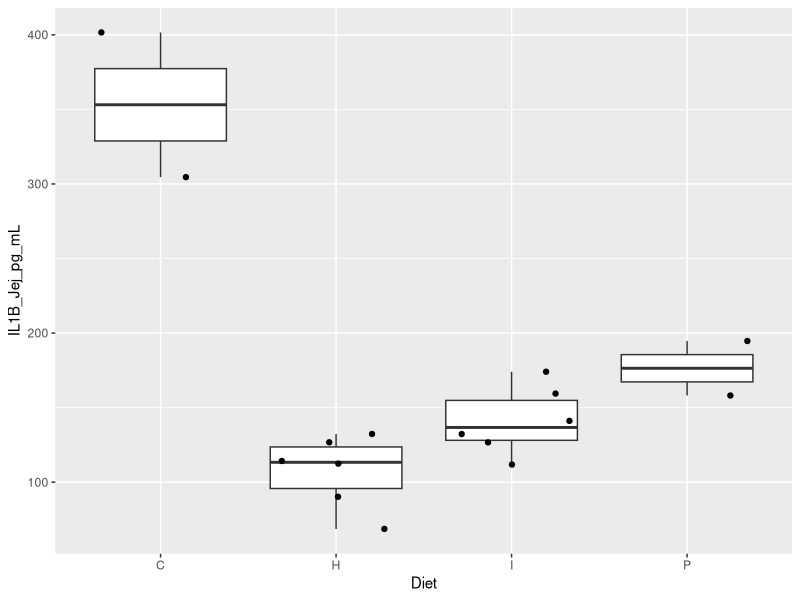
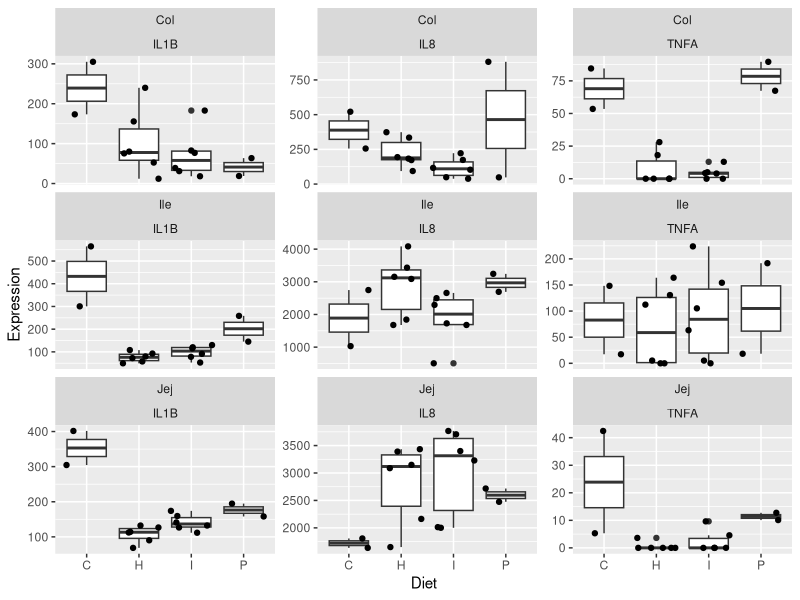

The R source for these figures, in order:
## ---- chunk 1
library(readxl)
Cytokine_summary <- read_excel("Cytokine_summary.xlsx")
View(Cytokine_summary)
knitr::kable(Cytokine_summary)
## ---- chunk 2
library(tidyverse)
library(ggplot2)
## ---- chunk 3
Cytokine_summary <- Cytokine_summary %>%
  mutate(Diet = str_sub(Pig, 1, 1))
## ---- chunk 4
ggplot(Cytokine_summary, aes(x = Diet, y = IL1B_Jej_pg_mL)) + 
  geom_boxplot() + 
  geom_jitter()
## ---- chunk 5
Cytokine_long <- Cytokine_summary %>%
  pivot_longer(cols = 2:10, names_to ="Reg_Cyt",
 values_to = "Expression") %>%
  separate(Reg_Cyt, into = c("Cytokine", "Region"), sep = "_", remove = FALSE)
## ---- chunk 6
ggplot(Cytokine_long, aes(x = Diet, y = Expression)) + 
  geom_boxplot() + 
  geom_jitter() + 
  facet_wrap(Region ~ Cytokine, scales = "free_y")
